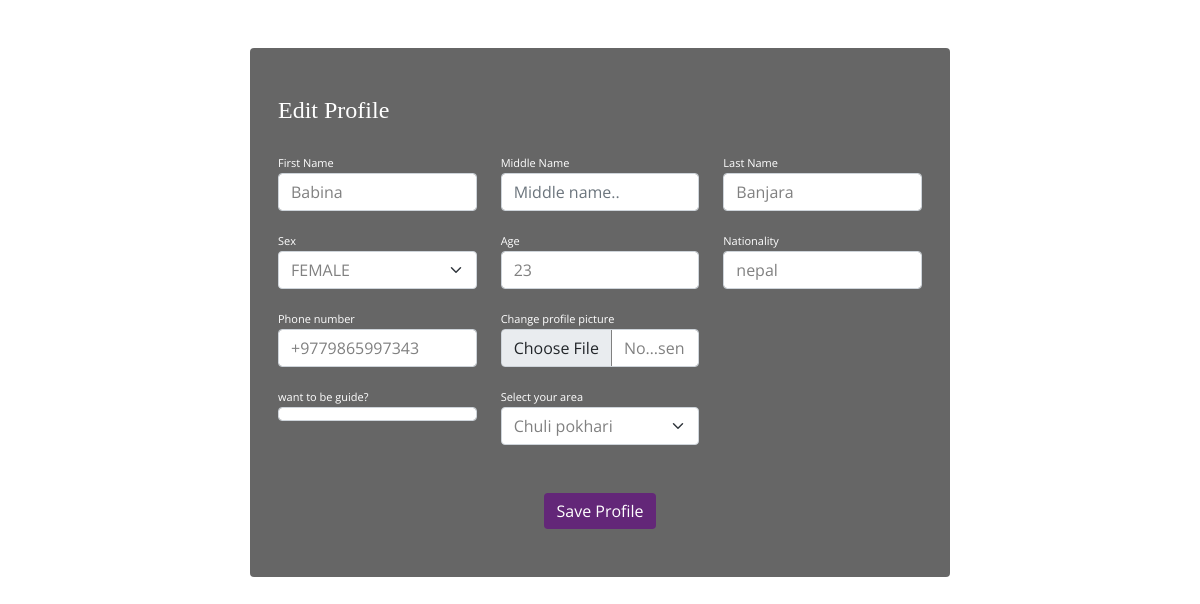
Before: /mainpage/profile/user_profile_edit/ (signed in) with the older database file.
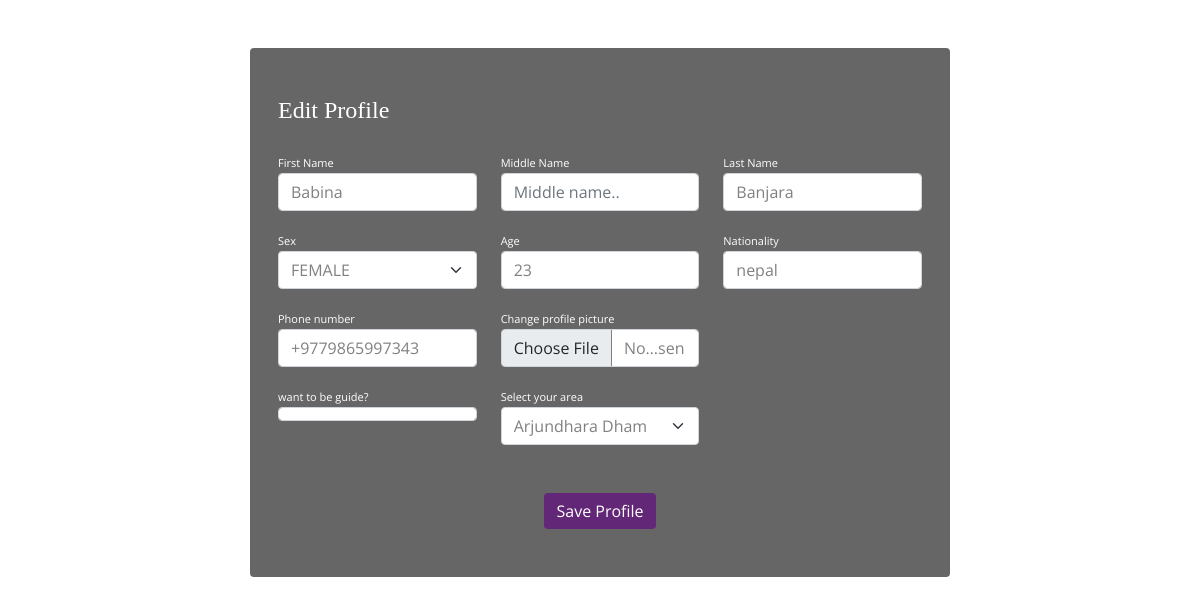
After: the same page with the newer database file.
### registration/models.py (models this page shows, shortened)
class Profile(models.Model):
    middle_name= models.CharField(max_length=20,null=True,blank=True)
    sex=models.CharField(max_length=10,choices=[('MALE','MALE'),('FEMALE','FEMALE')])
    age=models.IntegerField(null=False,blank=False)
    phone_number=models.CharField(max_length=15, blank=False, null = False)
    nationality=models.CharField(max_length=20,null=False,blank=False)
    user= models.OneToOneField(User,on_delete=models.CASCADE)
    profile_pic=models.ImageField(default = 'defaultpp.jpg', upload_to=content_file_name)
    place = models.ForeignKey(Places, on_delete=models.CASCADE, null=True, blank=True)
    is_guide=models.BooleanField(default=False)

### registration/views.py (the view)
# urls.py: path('profile/user_profile_edit/', profile_editpage ,name='edit_profile'),
@login_required
def profile_editpage(request):
    if request.method=="POST":
        user_form= userupdateform(request.POST,instance=request.user)
        profile_form=profileform(request.POST,request.FILES,instance=request.user.profile)
        img =  request.FILES.get('pp')
        if user_form.is_valid() and profile_form.is_valid():
            if img is not None:
                post = Profile.objects.get(user=request.user)
                post.profile_pic = img
                post.save()
            user_form.save()
            profile_form.save()
            return redirect('profilepage')
    else:
        user_form=userupdateform(instance=request.user)
        profile_form=profileform(instance=request.user.profile)
    return render(request,'editprofile.html', {'form':user_form,'p_form':profile_form})

### registration/forms.py
class userupdateform(ModelForm):
    first_name = forms.CharField(required=True)
    last_name = forms.CharField(required=True)
    class Meta:
        model= User
        fields= ['email','first_name','last_name']

class profileform(ModelForm):
    place = forms.ModelChoiceField(queryset=Places.objects.all(), widget=forms.Select, required=False)
    class Meta:
        model= Profile
        fields= ['middle_name','sex','age','phone_number','nationality','profile_pic','is_guide','place']
        labels={
            'is_guide': 'Become a guide',
            'place':'Select destination'
        }

### destination/models.py (called while the page is built)
    def __str__(self):
        return self.name

### registration/templates/editprofile.html (shortened to what this page needs)
{% load static %}
<!DOCTYPE html>
<html lang="en">
    <head>
       <link rel="stylesheet" href="https://cdnjs.cloudflare.com/ajax/libs/font-awesome/4.7.0/css/font-awesome.min.css">
        <link href="{% static 'assets/vendor/animate.css/animate.min.css' %}" rel="stylesheet">
        <link href="{% static 'assets/vendor/aos/aos.css' %}" rel="stylesheet">
        <link href="{% static 'assets/vendor/bootstrap/css/bootstrap.min.css' %}" rel="stylesheet">
        <link href="{% static 'assets/vendor/bootstrap-icons/bootstrap-icons.css' %}" rel="stylesheet">
        <link href="{% static 'assets/vendor/boxicons/css/boxicons.min.css' %}" rel="stylesheet">
        <link href="{% static 'assets/vendor/glightbox/css/glightbox.min.css' %}" rel="stylesheet">
        <link href="{% static 'assets/vendor/swiper/swiper-bundle.min.css' %}" rel="stylesheet">
        <link href="{% static 'assets/css/style.css' %}" rel="stylesheet">
    </head>
<body>
        <form method="POST" enctype="multipart/form-data" action = "">
            <div class="container rounded mt-5 mb-5 merostyle">
                <div class="row">
                    <div class="col-md-12 border-right">
                        <div class="p-3 py-5">
                            <div class="d-flex justify-content-between align-items-center mb-3">
                                <h4 class="text-right">Edit Profile</h4>
                            </div>
                            <div class="row mt-1">
                                <div class="col-md-4"><label class="labels">First Name</label>{{form.first_name}}</div>
                                <div class="col-md-4"><label class="labels">Middle Name</label>{{ p_form.middle_name }}</div>
                                <div class="col-md-4"><label class="labels">Last Name</label>{{form.last_name }}</div>
                            </div>
                            <div class="row mt-3">
                                <div class="col-md-4"><label class="labels">Sex</label>{{p_form.sex}}</div>
                                <div class="col-md-4"><label class="labels">Age</label>{{p_form.age}}</div>
                                <div class="col-md-4"><label class="labels">Nationality</label>{{p_form.nationality}}</div>
                            </div>
                            <div class="row mt-3">
                                <div class="col-md-4"><label class="labels">Phone number</label>{{p_form.phone_number}}</div>
                                <div class="col-md-4"><label class="labels">Change profile picture</label> <input type="file" name="pp"/></div>
                            </div>
                            <div class="row mt-3">
                                <div class="col-md-4"><label class="labels">want to be guide?</label>{{p_form.is_guide}}</div>
                                <div class="col-md-4"><label class="labels">Select your area</label>{{p_form.place}}</div>
                            </div>
                            <div class="mt-5 text-center"><button class="btn btn-primary profile-button" type="submit">Save Profile</button></div>
                        </div>
                    </div>
                </div>
            </div>
            </form>
</body>
</html>

Changed rows visible on the page:
changed Profile "FEMALE": place "Chuli pokhari" → "Arjundhara Dham"
